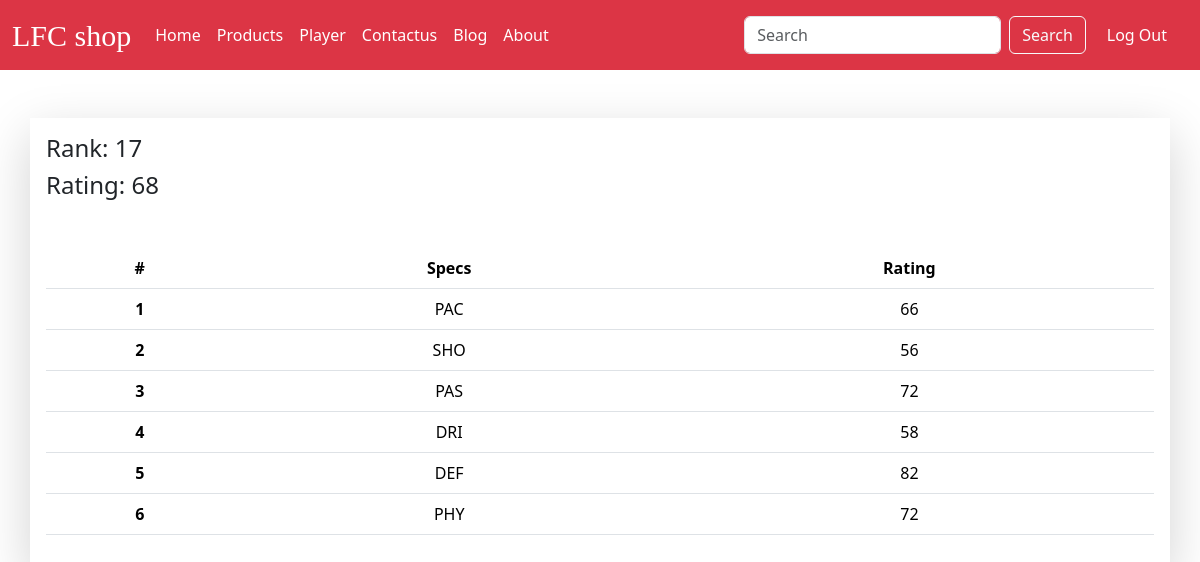
/see_ratings/PLY-004 (signed in), run on the app's committed database.
### home/models.py (models this page shows, shortened)
class SpecsRating(models.Model):
    player=models.ForeignKey(Player,related_name="playerrating",on_delete=models.CASCADE)
    specs=models.ForeignKey(Specs,related_name='specsname',on_delete=models.CASCADE)
    rating=models.IntegerField(validators=[MinValueValidator(1), MaxValueValidator(100)],default=1)
    class Meta:
        unique_together=['player','specs']

class Specs(models.Model):
    specs_name=models.CharField(max_length=50)

### home/views.py (the view)
# urls.py: path('see_ratings/<player_id>',views.see_ratings,name="see_ratings"),
@login_required()
def see_ratings(request,player_id):
    queryset = SpecsRating.objects.filter(player__player_id__player_id = player_id)
    allrating= queryset.aggregate(allrating=((Avg('rating'))))
    val = allrating.get("allrating")
    val = math.ceil(val)
    allrating["allrating"] = val
    current_rank = -1
    i=1
    ranks=Player.objects.annotate(ratings = Sum('playerrating__rating')).order_by('-ratings','-player_age')
    for rank in ranks:
        if player_id == rank.player_id.player_id:
            current_rank = i
            break
        i += 1
    return render(request,'player/see_ratings.html',{'queryset': queryset , 'allrating': allrating , 'current_rank':current_rank})

### templates/player/see_ratings.html
{% extends 'base.html' %} {% block title %} Ratings{% endblock title %}
{% block body %}
<div class="container mx-auto shadow-lg p-3 my-5">
  <div><h4>Rank: {{current_rank}}</h4></div>
  <h4>Rating: {{allrating.allrating}}</h4>
  <table class="table mt-5 text-center">
    <thead>
      <tr>
        <th>#</th>
        <th>Specs</th>
        <th>Rating</th>
      </tr>
    </thead>
    <tbody>
      {%for ratings in queryset%}
      <tr>
        <th scope="row">{{forloop.counter}}</th>
        <td>{{ratings.specs.specs_name}}</td>
        <td>{{ratings.rating}}</td>
      </tr>
      {%endfor%}
    </tbody>
  </table>
</div>
{% endblock body %}

### data on the page
SpecsRating: specs.specs_name "PAC", rating "66"
SpecsRating: specs.specs_name "SHO", rating "56"
SpecsRating: specs.specs_name "PAS", rating "72"
SpecsRating: specs.specs_name "DRI", rating "58"
SpecsRating: specs.specs_name "DEF", rating "82"
SpecsRating: specs.specs_name "PHY", rating "72"

### other printed values
{{ current_rank }} "17"
{{ allrating.allrating }} "68"
